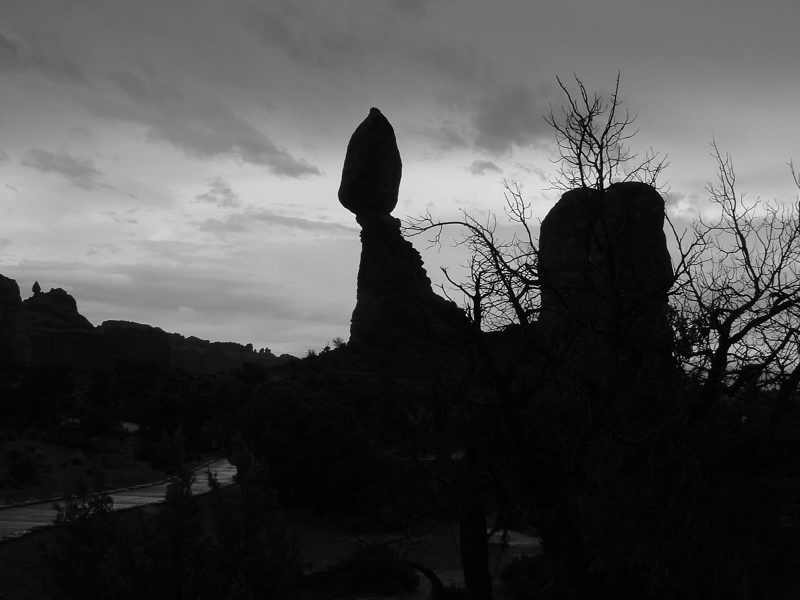
#> input picture Sheet 02/images/dark.png, 800 x 600 px
$ jupyter execute sheet02_emanuel.ipynb   (shell and % lines are left out)
#> lines starting #> are read from the running program, lines starting #| are printed output that depends on the picture; after the words box and inside, x2 and y2 are one past the last pixel; in counts of white or black regions, pixels touching at a corner belong together
Osnabrück University - Computer Vision (Winter Term 2018/19) - Prof. Dr.-Ing. G. Heidemann, Ulf Krumnack

# Exercise Sheet 02: Image Enhancement

## Introduction

This week's sheet should be solved and handed in before the end of **Sunday, November 18, 2018**. If you need help (and Google and other resources were not enough), feel free to contact your groups' designated tutor or whomever of us you run into first. Please upload your results to your group's Stud.IP folder.

## Assignment 0: Math recap (Euclidean Space) [0 Points]

This exercise is supposed to be very easy, does not give any points, and is voluntary.
There will be a similar exercise on every sheet.
It is intended to revise some basic mathematical notions that are assumed throughout this class and to allow you to check if you are comfortable with them.
Usually you should have no problem to answer these questions offhand, but if you feel unsure, this is a good time to look them up again. You are always welcome to discuss questions with the tutors or in the practice session.
Also, if you have a (math) topic you would like to recap, please let us know.

**a)** What is a *Euclidean space*? What is the *Cartesian plane*? How are they usually denoted? How to write points in these spaces?

YOUR ANSWER HERE

**b)** What is the *norm* of a vector in a Euclidean space? How to *add* and *substract* two vectors? How is the *Euclidean distance* defined? Are there other ways to measure distances?

YOUR ANSWER HERE

**c)** What is the (standard) *scalar product* of two vectors? How is it related to the length and angle between these vectors? Name some use cases.

YOUR ANSWER HERE

## Assignment 1: Contrast enhancement [5 Points]

### a) Image Contrast

Describe the concept of contrast in your own words and introduce different ways to measure it. How can low contrast be caused and when is this a problem (and when not)? What can be done to improve contrast?

YOUR ANSWER HERE

### b) Histogram equalization and entropy

How does histogram equalization work? What is entropy and how is it related to histogram equalization? For your answer focus on the (conceptually simpler) continuous case.

YOUR ANSWER HERE

### c) Discrete histogram equalization

What problems occur when considering discrete images (i.e. with discrete coordinates and a finite number of gray levels)? Explain the tables on the lecture slides (CV-04 slides 22/23).

YOUR ANSWER HERE

## Assignment 2: Computing Contrast and Entropy [5 Points]

### a) Computing contrast

Provide functions to compute the local contrast, global contrast, and entropy of an image.

[cell 1]
import numpy as np
from imageio import imread
import matplotlib.pyplot as plt
plt.rcParams['image.cmap'] = 'gray'

def global_contrast(img, value_range=None):
    """
    Compute the global contrast for a given image.
    Args:
        img (ndarray): The grayscale image to compute the contrast for.
        value_range (tuple): The minimum and maximum values of the gray scale.

    Returns:
        float: The local contrast of the image.
    """

    # determine range: simplified, just checks for uint8
    if value_range is None:
        value_range = (0, 255) if img.dtype == np.uint8 else (0., 1.)

    # YOUR CODE HERE
    contrast = (img.max() - img.min()) / value_range[1] - value_range[0]

    return contrast

img = imread('images/dark.png')
#> img is the input picture: shape (600, 800); min 0, max 255, mean 74
plt.title("Image global contrast: {:.4f} (min={}, max={})".format(global_contrast(img), img.min(), img.max()))
#> in global_contrast, `contrast = (img.max() - img.min()) / value_range[1] - value_range[0]`: contrast = 1
plt.imshow(img, vmin=0, vmax=255)
plt.show()

plt.hist(img.flatten(), 256, (0, 255))
plt.show()
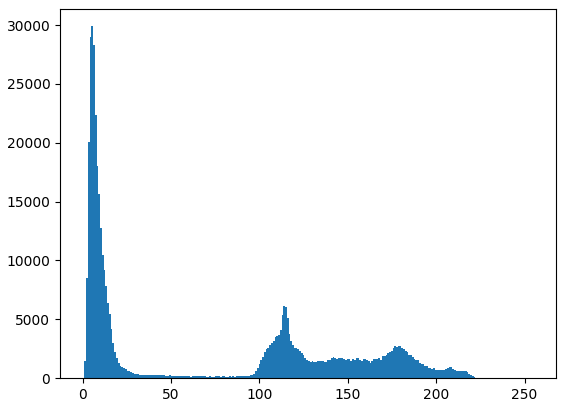
#> figure drawn by matplotlib, 1 panel; tallest bar 29901 high, from x = 4.98 to 5.98

[cell 2]
import numpy as np
import matplotlib.pyplot as plt
from imageio import imread

def local_contrast(img):
    """
    Compute the local contrast for a given image.
    Args:
        img (ndarray): The grayscale image to compute the contrast for.

    Returns:
        float: The local contrast of the image.
    """
    M = img.shape[1]
#> M = 800
    N = img.shape[0]
#> N = 600

    N4 = [(0, -1), (+1, 0), (0, +1), (-1, 0)]

    # YOUR CODE HERE
    contrast_sum = 0
    for x in range(M):
        for y in range(N):
            contrast_sum += abs(img[y, x] - 1/4 * sum(img[(y + ny) % N, (x + nx) % M] for nx, ny in N4))
#> after the loop, contrast_sum = 1426866

    return contrast_sum / (M * N)


img = imread('images/dark.png')
plt.title("Image local contrast: {:.4f}".format(local_contrast(img)))
plt.imshow(img, vmin=0, vmax=255)
plt.show()

[cell 3]
import numpy as np
import math
from imageio import imread

def entropy(img):
    """
    Compute the local contrast for a given image.
    Args:
        img (ndarray): The grayscale image to compute the entropy for.

    Returns:
        float: The entropy of the image.
    """
    # YOUR CODE HERE
    norm_hist = np.histogram(img, bins=256, range=(0, 255), density=True)[0]
#> norm_hist = 256 values, max 0.0625 at index 5, min 0 at index 247, mean 0.00392
    return - sum(v * math.log2(v) for v in norm_hist if v > 0)

img = imread('images/dark.png')
plt.title("Image Entropy value: {:.4f}".format(entropy(img)))
plt.imshow(img, vmin=0, vmax=255)
plt.show()

plt.hist(img.flatten(), 256, (0, 255))
plt.show()

### b) Example images

* construct an (artificial) image with high global contrast but low local contrast
* construct an (artificial) image with low global constrast but high local contrast
* construct an (artificial) image with maximal entropy but low local contrast

[cell 4]
import numpy as np
import matplotlib.pyplot as plt

def image_info(img):
    info = "global contrast: {:.4f}, local contrast: {:.4f}, entropy: {:.4f}"
    plt.title(info.format(global_contrast(img), local_contrast(img), entropy(img)))
    plt.imshow(img, vmin=0, vmax=255)
    plt.show()


img1 = np.zeros((256, 256),np.uint8)
# YOUR CODE HERE
img1[100, 100] = 255
image_info(img1)


img2 = np.zeros((256, 256),np.uint8)
# YOUR CODE HERE
img2[::2, ::2] = 100
image_info(img2)


img3 = np.zeros((256, 256),np.uint8)
# YOUR CODE HERE
for row in range(img3.shape[0]):
    img3[row] = row
image_info(img3)
#> in image_info (call 3), `plt.show()`:
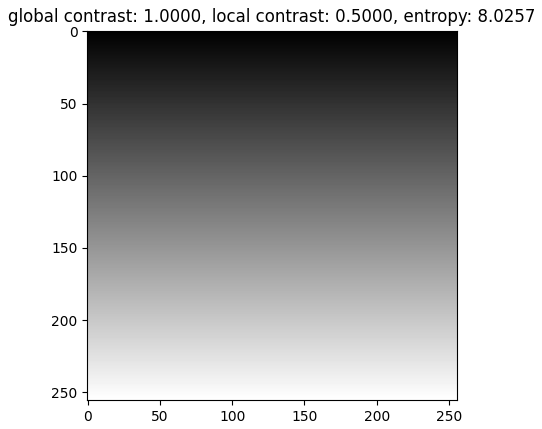
#> figure drawn by matplotlib, 1 panel

## Assignment 3: Adaptive Histogram Equalization (AHE) [5 Points]

We have uploaded the original article on Contrast Limited Adaptive Histogram Equalization to StudIP [Zuiderveld, 1994]. You may use it as a base to answer this exercise.

### a) Adaptive Histogram Equalization (AHE)

Describe in your own words the idea of AHE. Why was it introduced and what are its main drawbacks?

YOUR ANSWER HERE

### b) Contrast Limited Adaptive Histogram Equalization (CLAHE)

Describe in your own words the idea of CLAHE. Why was it introduced and how does it work?

YOUR ANSWER HERE

### c) Computation of AHE

How can AHE be implemented efficiently? Explain how the interpolation scheme works, why it is a valid approximation, and why it improves the runtime? Can you think of another way to compute AHE efficiently?

YOUR ANSWER HERE

### d) Applying AHE and CLAHE

Lookup functions for computing HE, AHE and CLAHE in the module `skimage.exposure` and apply them to the image `canada.png`. Compare your results to the lecture slides (CV-04, slide 31).

[cell 5]
# YOUR CODE HERE
from skimage.exposure import equalize_hist, equalize_adapthist
from imageio import imread
import matplotlib.pyplot as plt

img = imread('images/canada.png', pilmode='L')
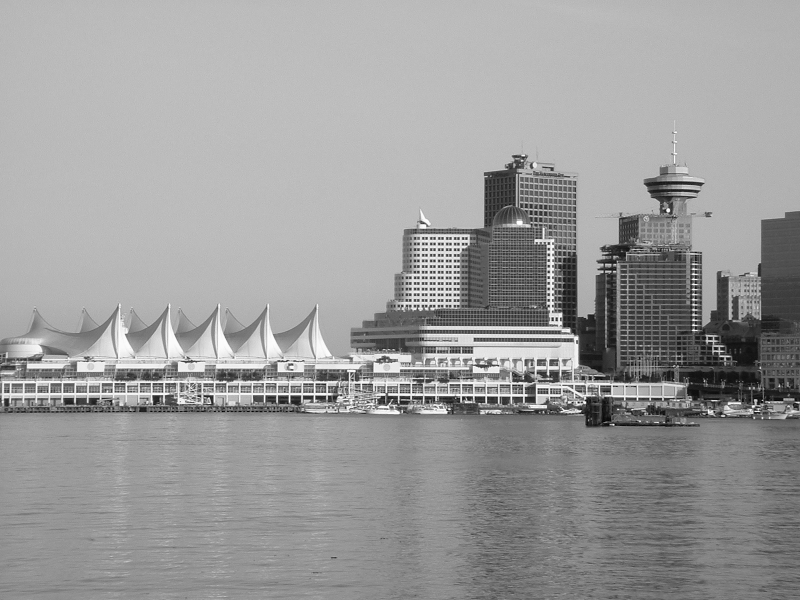
#> input picture Sheet 02/images/canada.png, 800 x 600 px
#> img is the input picture: shape (600, 800); min 0, max 255, mean 155.4

img_he = equalize_hist(img)
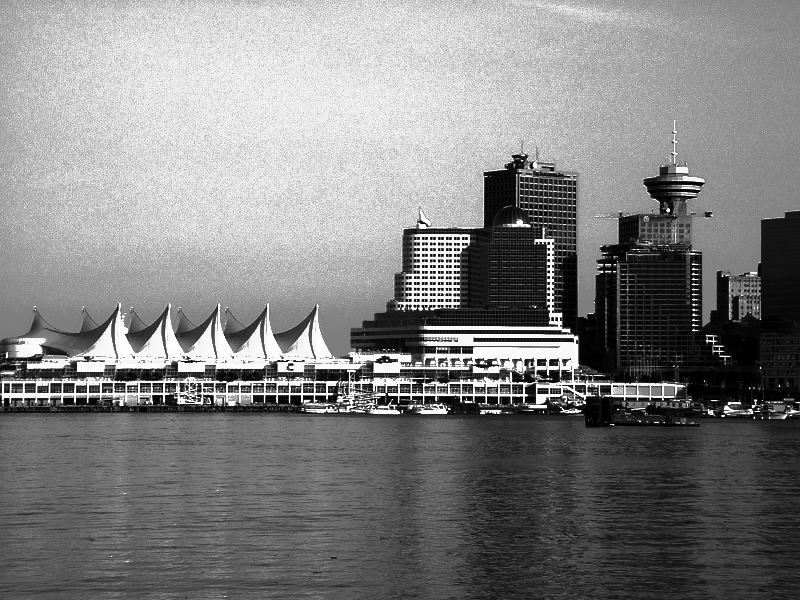
#> img_he: shape (600, 800) float64; min 4.17e-06, max 1, mean 0.509
img_ahe = equalize_adapthist(img, clip_limit=1)
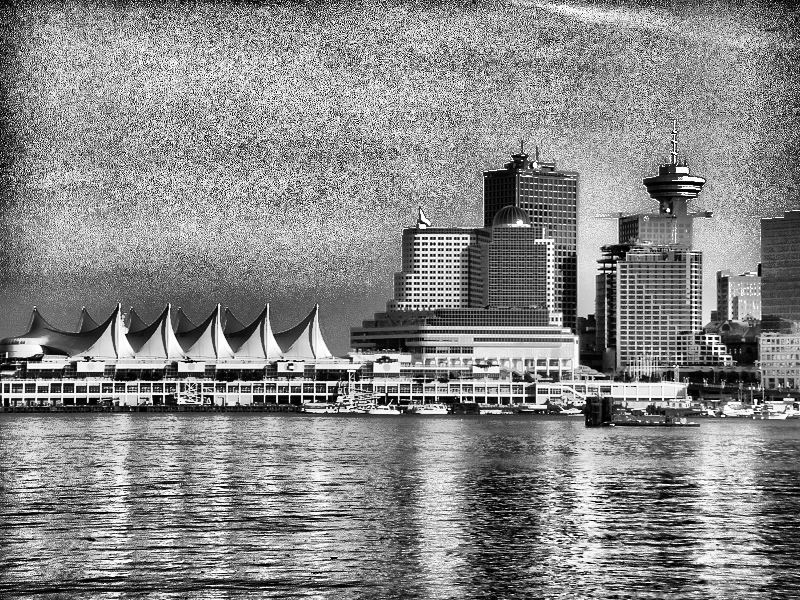
#> img_ahe: shape (600, 800) float64; min 0, max 1, mean 0.534
img_clahe = equalize_adapthist(img)
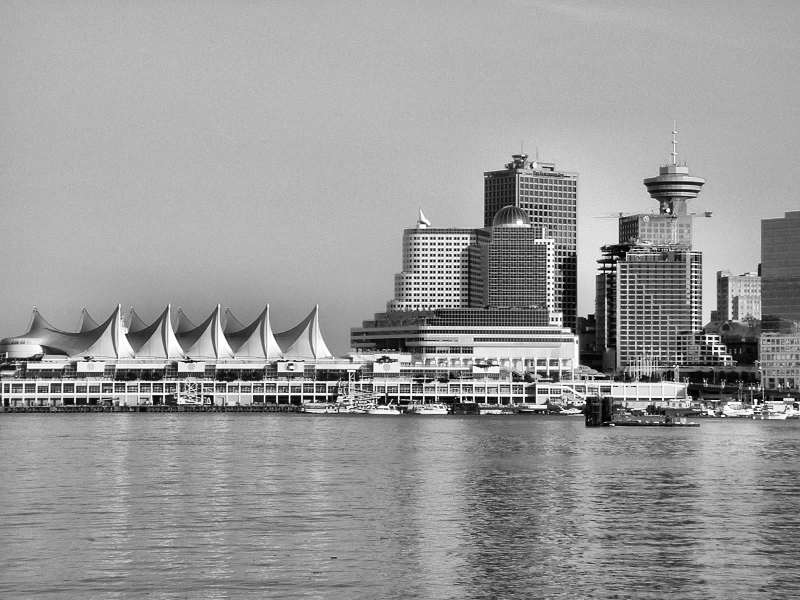
#> img_clahe: shape (600, 800) float64; min 0, max 1, mean 0.605
# YOUR CODE HERE

plt.figure(figsize=(12, 15))
plt.subplot(4,2,1)
plt.title("Original Image")
plt.imshow(img)
plt.subplot(4,2,2)
plt.title("entropy={:.4f}".format(entropy(img)))
plt.hist(img.flatten(), 256, (0, 255))

plt.subplot(4,2,3)
plt.title("HE")
plt.imshow(img_he)
plt.subplot(4,2,4)
plt.title("entropy={:.4f}".format(entropy(img_he)))
plt.hist(img_he.flatten(), 256, (0, 1))

plt.subplot(4,2,5)
plt.title("AHE")
plt.imshow(img_ahe)
plt.subplot(4,2,6)
plt.title("entropy={:.4f}".format(entropy(img_ahe)))
plt.hist(img_ahe.flatten(), 256, (0, 1))

plt.subplot(4,2,7)
plt.title("CLAHE")
plt.imshow(img_clahe)
plt.subplot(4,2,8)
plt.title("entropy={:.4f}".format(entropy(img_clahe)))
plt.hist(img_clahe.flatten(), 256, (0, 1))

plt.show()
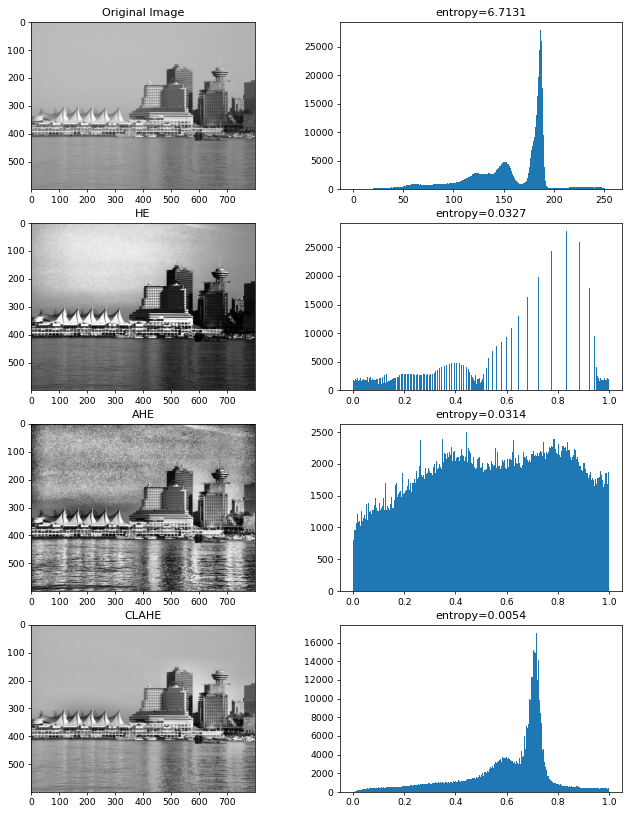
#> figure drawn by matplotlib, 8 panels; panel 2: tallest bar 27901 high, from x = 186.3 to 187.3; panel 4: tallest bar 27901 high, from x = 0.832 to 0.836; panel 6: tallest bar 2505 high, from x = 0.441 to 0.445; panel 8: tallest bar 17075 high, from x = 0.715 to 0.719

## Assignment 4: Colormaps[5 Points]

Colormaps can be used to map a grayscale image to a pseudo color image for contrast enhancment for human viewing. Three non-monotonic functions are applied to map a gray value to each of the three color channels of the output image.

### a) Describe the following three colormap classes in one sentence each:

* Sequential
* Diverging
* Qualitative

You may have a look at the matplotlib documentation.

[cell 6]
# YOUR CODE HERE

For each of the above colormap classes give one example and display the red, green, and blue curves like on (CV-04, slide 35):

[cell 7]
import numpy as np
import matplotlib.pyplot as plt
import math

color = []

# The following is just for demonstration: replace and extend by your own examples
color.append(np.asarray((lambda x: np.sin(x/256*2*np.pi)*128+128,
              lambda x: (x//16) * 16,
              lambda x: (2*x) % 256)))
# YOUR CODE HERE

gray = np.arange(0,256)
a = np.tile(np.arange(256),(256,1))

plt.figure(figsize=(12,12))
for i in range(len(color)):
    plt.subplot((len(color)//2)+1,2,i+1)
    plt.plot(gray, color[i][0](gray), 'red')
    plt.plot(gray, color[i][1](gray), 'green')
    plt.plot(gray, color[i][2](gray), 'blue')
    plt.imshow(np.stack([color[i][0](a),color[i][1](a),color[i][2](a)],axis=2)/256, origin='lower')
plt.show()
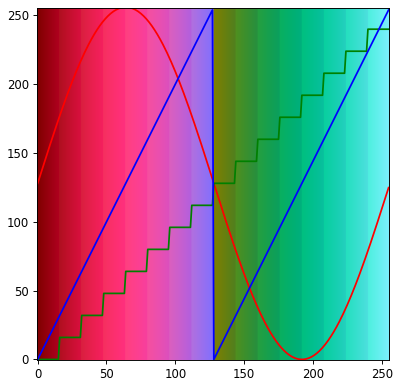
#> figure drawn by matplotlib, 1 panel
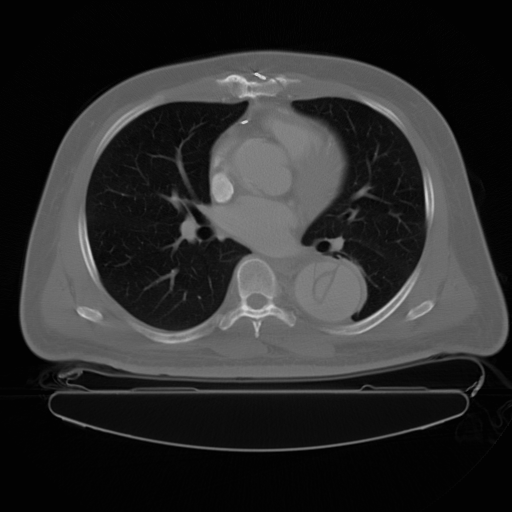
#> input picture Sheet 02/images/lung.png, 512 x 512 px
#> further down, img is the input picture: shape (512, 512); min 2, max 207, mean 44

### b) Implement Cube Helix colormapping
Generate a LookUp table with $256 \times 3$ entries describing the color values for all gray values beginning with black (0) up to white (255). Use the given parameters and use the following formula to compute an RGB value from a gray value $g$:
$$ \begin{pmatrix}R \\ G \\ B\end{pmatrix} = \gamma g + a \begin{pmatrix}0.14861 & + 1.78277 \\
-0.29227 & -0.90649 \\ +1.97294 0\end{pmatrix} \begin{pmatrix}\cos \theta \\ \sin \theta\end{pmatrix}$$
with $\theta = 2 \pi (\frac{\text{start_color }}{3} + \text{rotations}\cdot g)$ and $ a = \frac{\gamma\cdot\text{hue}\cdot g\cdot( 1 - \gamma g)}{2}$ (with 'start_color', 'rotations' and 'hue' being parameters describing the form of the helix, and $\gamma$ being the usual $\gamma$-factor).

Remember that this formula is for values between $0$ and $1$.
For more information you may refer to http://astron-soc.in/bulletin/11June/289392011.pdf

[cell 8]
import numpy as np
from imageio import imread
import matplotlib.pyplot as plt

start_color = 1
rotations = 3
hue = 2
gamma = 1.2
m = np.mat([[-.14861, 1.78277],
            [-.29227, -.90649],
            [1.97294, 0]])

def generate_cube_helix_lookup_table():
    """Generate a lookup table for cube helix color mapping.

    Return: np.ndarray of shape (256,3)
        The cube helix color map.
    """
    lookup_table = np.empty((256,3), float)

    for i in range(256):
        g = i / 255
        theta = 2 * np.pi * (start_color / 3 + rotations * g)
        a = gamma * hue * g * (1 - gamma * g) / 2
        lookup_table[i] = gamma * g + a * m @ np.array([np.cos(theta), np.sin(theta)])

    return lookup_table


def apply_colormap(img, lookup_table):
    """Apply a colormap to an image

    Parameters:
        img: np.ndarray
            The image (ndim=2)
        lookup_table: np.ndarray
            The lookup table (shape=(256,3))
    Return:
        The color image resulting from application of the colormap.
    """
    color_img = lookup_table[img]
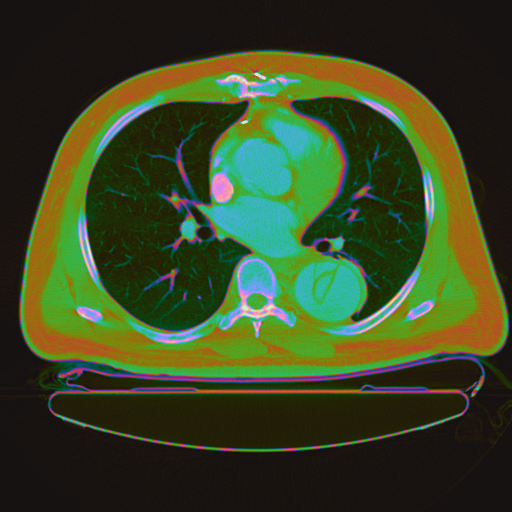
#> color_img: shape (512, 512, 3) float64; mean of channels 0, 1, 2 0.18, 0.243, 0.0847; drawn with min black and max white
    color_img[color_img>1] = 1.
#> color_img: shape (512, 512, 3) float64; 1.59% of pixels changed, all inside (x1, y1, x2, y2) = (63, 73, 478, 428)
    color_img[color_img<0] = 0.
    return color_img

img = imread('images/lung.png', pilmode='L')
lookup_table = generate_cube_helix_lookup_table()
img2 = apply_colormap(img, lookup_table)

plt.figure(figsize=(20,10))
plt.subplot(1,2,1); plt.imshow(img, cmap = 'gray'); plt.axis('off')
plt.subplot(1,2,2); plt.imshow(img2); plt.axis('off')
plt.show()
